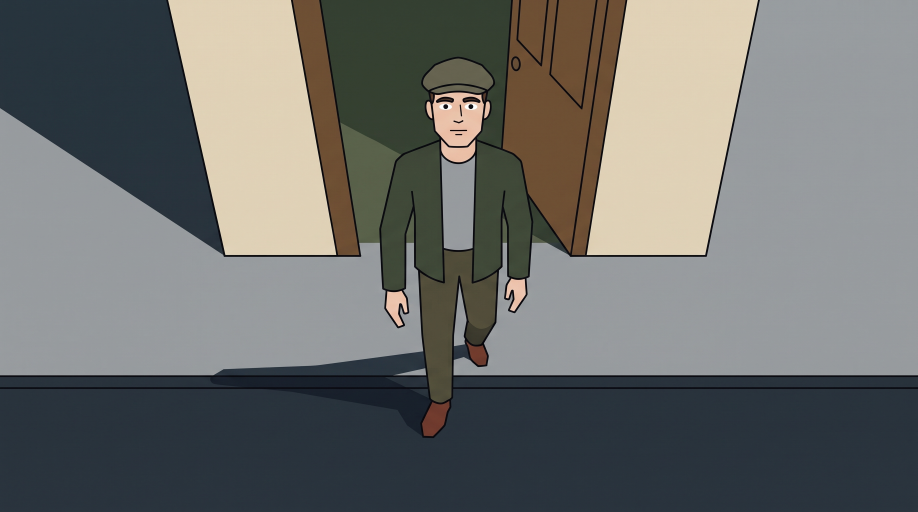
#> input picture produktion/video-01/bilder/M01.png, 2752 x 1536 px, given in place of M01.png.png, which was not available (shown at 1/3 size)
$ python tuerkis.py bilder/M01.png
#> lines starting #> are read from the running program, lines starting #| are printed output that depends on the picture; pictures that were not available may be replaced by others from this repository, and a replacement may not be noted
#!/usr/bin/env python3
"""Zaehlt zusammenhaengende Tuerkisflaechen je Bild.

NUR FUER VIDEO 1. Die Signalfarbe wurde am 15.08.2026 ersatzlos verworfen —
ab Video 2 gibt es kein Tuerkis mehr, und dieses Skript hat dort nichts zu
pruefen. Es bleibt liegen, weil es den Stand von Video 1 belegt.

Die Signalfarbe ist #1BBFB0. Gepruefte Regel: genau EIN tuerkises Objekt je
Bild, ausser das Motiv steht in OHNE_SIGNAL. Gemessen wird, nicht geschaetzt:
Farbabstand im Lab-nahen Raum, dann Zusammenhangskomponenten mit einer
Mindestflaeche, damit Antialias-Saeume nicht als Objekt zaehlen.
"""
import sys, pathlib
import numpy as np
from PIL import Image

ZIEL = np.array([0x1B, 0xBF, 0xB0], dtype=float)
BILD = pathlib.Path("/home/user/explainer-channel/produktion/video-01/bilder")


def komponenten(maske, mindest):
    """Flood fill ueber 4er-Nachbarschaft, iterativ."""
    h, w = maske.shape
    besucht = np.zeros_like(maske, dtype=bool)
    gefunden = []
    for y in range(h):
        for x in range(w):
            if not maske[y, x] or besucht[y, x]:
                continue
            stapel = [(y, x)]
            besucht[y, x] = True
            zellen = 0
            while stapel:
                cy, cx = stapel.pop()
                zellen += 1
                for ny, nx in ((cy-1, cx), (cy+1, cx), (cy, cx-1), (cy, cx+1)):
                    if 0 <= ny < h and 0 <= nx < w and maske[ny, nx] and not besucht[ny, nx]:
                        besucht[ny, nx] = True
                        stapel.append((ny, nx))
            if zellen >= mindest:
                gefunden.append(zellen)
    return sorted(gefunden, reverse=True)


def pruefe(name, tol=52.0, mindest_promille=0.12):
#> called with name = 'bilder/M01.png', tol = 52, mindest_promille = 0.12
    p = BILD / f"{name}.png"
    im = Image.open(p).convert("RGB")
#> im is the input picture: PIL image 2752x1536 RGB; mean R, G, B 110.1, 111.6, 109.2
    # herunterrechnen: Objekte bleiben zusammenhaengend, Saeume verschwinden
    im = im.resize((320, 180), Image.LANCZOS)
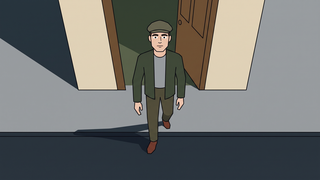
#> im: PIL image 320x180 RGB; mean R, G, B 110.1, 111.6, 109.2
    a = np.asarray(im).astype(float)
    d = np.sqrt(((a - ZIEL) ** 2).sum(axis=2))
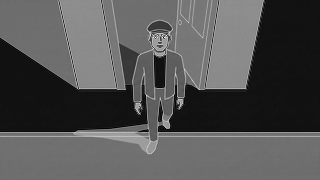
#> d: shape (180, 320) float64; min 120.5, max 261.1, mean 166.7; drawn with min black and max white
    maske = d < tol
#> maske: shape (180, 320) bool; every value is 0
    # Schwarze Konturlinien zerschneiden ein einzelnes Objekt in Teilstuecke —
    # das Reliefpanel in M57 zerfaellt sonst am Loewenumriss in zehn Stuecke.
    # Vier Runden Dilatation schliessen sie wieder. An einer von Hand
    # geprueften Wahrheit (18 Bilder) getestet: bei zwei Runden meldete der
    # Zaehler 12 Fehlalarme, bei vier noch drei, mehr Runden aendern nichts.
    #
    # GRENZE DES VERFAHRENS, ausdruecklich: gezaehlt werden zusammenhaengende
    # Farbflaechen, nicht Gegenstaende. Wo ein Objekt echt unterbrochen ist —
    # der Jahresring in M12 laeuft hinter anderen Ringen durch, der Stielgriff
    # in M18 wird von der Manschette geteilt, die Schaerpe in M78 vom Arm —
    # zaehlt es doppelt, ohne dass etwas falsch waere.
    #
    # Der Zaehler ist damit ein VORFILTER: was er meldet, muss angesehen
    # werden. Von 13 Meldungen ueber die 84 Bilder war genau eine echt (M38,
    # drei tuerkise Gegenstaende). Er findet zuverlaessig die Kandidaten und
    # entscheidet nichts.
    voll = maske.copy()
    for _ in range(4):
        n = voll.copy()
        n[1:, :] |= voll[:-1, :]
        n[:-1, :] |= voll[1:, :]
        n[:, 1:] |= voll[:, :-1]
        n[:, :-1] |= voll[:, 1:]
        voll = n
    mindest = max(3, int(320 * 180 * mindest_promille / 1000))
    k = komponenten(voll, mindest)
#> k = []
    anteil = round(maske.sum() / maske.size * 100, 2)
#> anteil = 0
    return {"motiv": name, "objekte": len(k), "groessen_px": k[:6], "flaeche_pct": anteil}


if __name__ == "__main__":
    for n in sys.argv[1:]:
        r = pruefe(n)
#> r = {'motiv': 'bilder/M01.png', 'objekte': 0, 'groessen_px': [], 'flaeche_pct': 0}
        marke = "ok " if r["objekte"] == 1 else ("LEER" if r["objekte"] == 0 else "MEHR")
#> marke = 'LEER'
        print(f'{marke} {r["motiv"]}  Objekte={r["objekte"]}  Flaeche={r["flaeche_pct"]}%  {r["groessen_px"]}')
#| LEER bilder/M01.png  Objekte=0  Flaeche=0.0%  []

$ run again, on produktion/video-01/bilder/M05.png
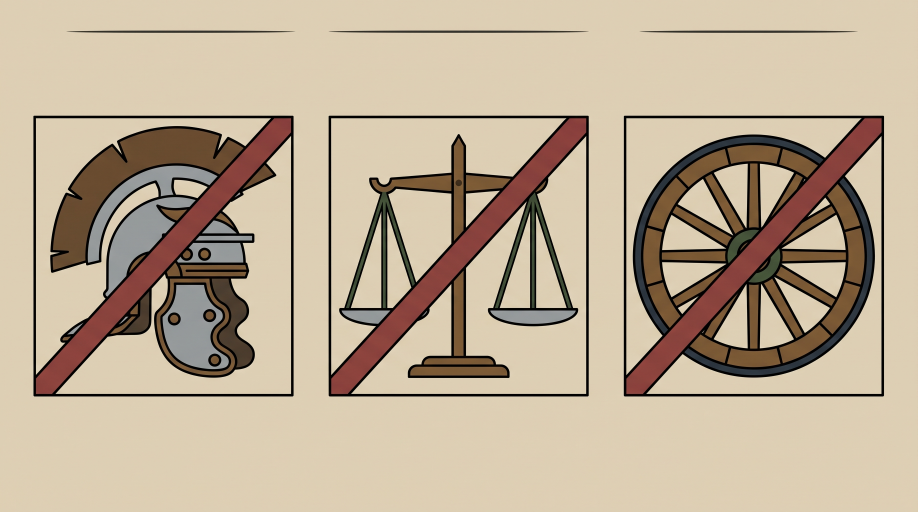
#> input picture produktion/video-01/bilder/M05.png, 2752 x 1536 px, given in place of M05.png.png, which was not available (shown at 1/3 size)
#> in pruefe, im is the input picture: PIL image 2752x1536 RGB; mean R, G, B 190, 173.1, 150.2
#> in pruefe, `im = im.resize((320, 180), Image.LANCZOS)`:
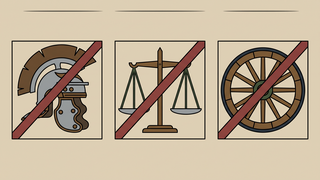
#> im: PIL image 320x180 RGB; mean R, G, B 190, 173.2, 150.2
#> in pruefe, `d = np.sqrt(((a - ZIEL) ** 2).sum(axis=2))`:
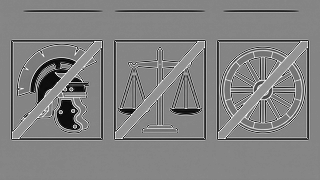
#> d: shape (180, 320) float64; min 122.3, max 261.1, mean 192.9; drawn with min black and max white
#> maske: shape (180, 320) bool; every value is 0
#> k = []
#> anteil = 0
#> r = {'motiv': 'bilder/M05.png', 'objekte': 0, 'groessen_px': [], 'flaeche_pct': 0}
#> marke = 'LEER'
#| LEER bilder/M05.png  Objekte=0  Flaeche=0.0%  []

$ run again, on produktion/video-01/bilder/M09.png
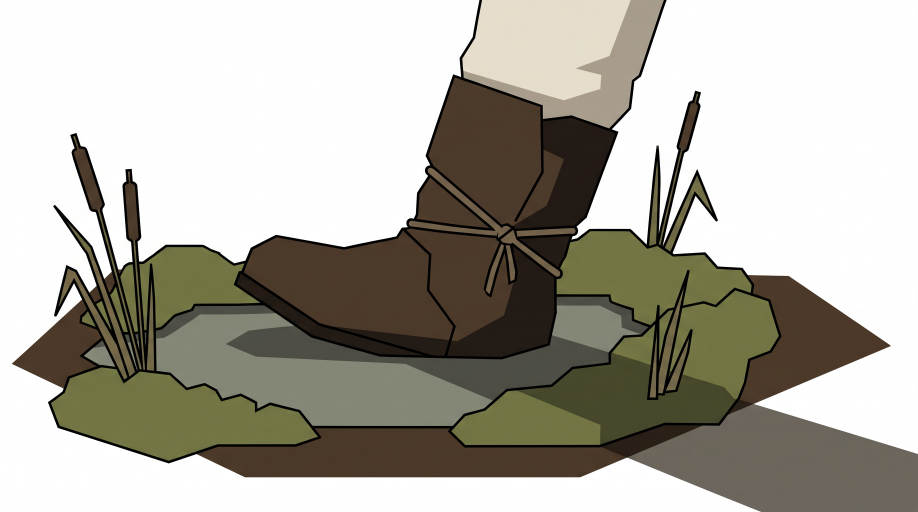
#> input picture produktion/video-01/bilder/M09.png, 2752 x 1536 px, given in place of M09.png.png, which was not available (shown at 1/3 size)
#> in pruefe, im is the input picture: PIL image 2752x1536 RGB; mean R, G, B 175.8, 172.6, 162.5
#> in pruefe, `im = im.resize((320, 180), Image.LANCZOS)`:
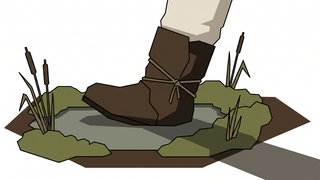
#> im: PIL image 320x180 RGB; mean R, G, B 175.7, 172.4, 162.3
#> in pruefe, `d = np.sqrt(((a - ZIEL) ** 2).sum(axis=2))`:
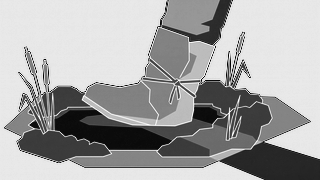
#> d: shape (180, 320) float64; min 126.3, max 261.1, mean 214; drawn with min black and max white
#> maske: shape (180, 320) bool; every value is 0
#> k = []
#> anteil = 0
#> r = {'motiv': 'bilder/M09.png', 'objekte': 0, 'groessen_px': [], 'flaeche_pct': 0}
#> marke = 'LEER'
#| LEER bilder/M09.png  Objekte=0  Flaeche=0.0%  []
